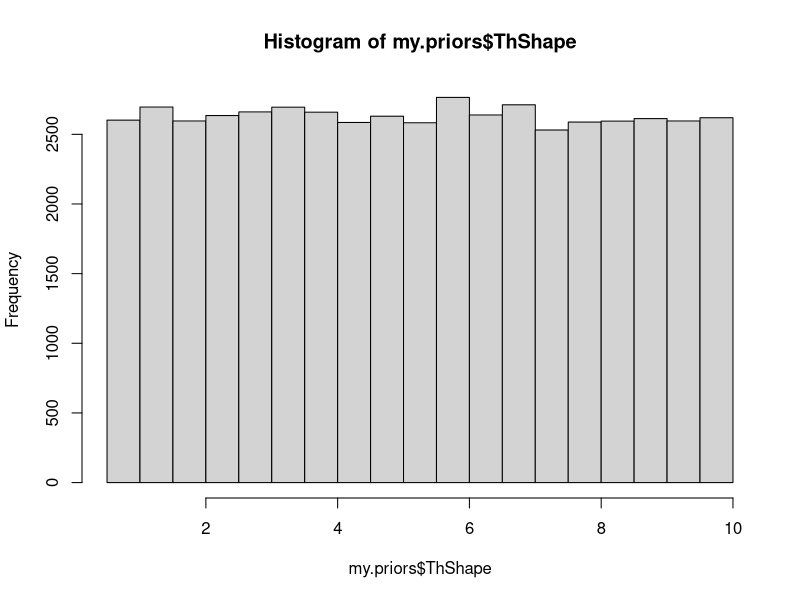
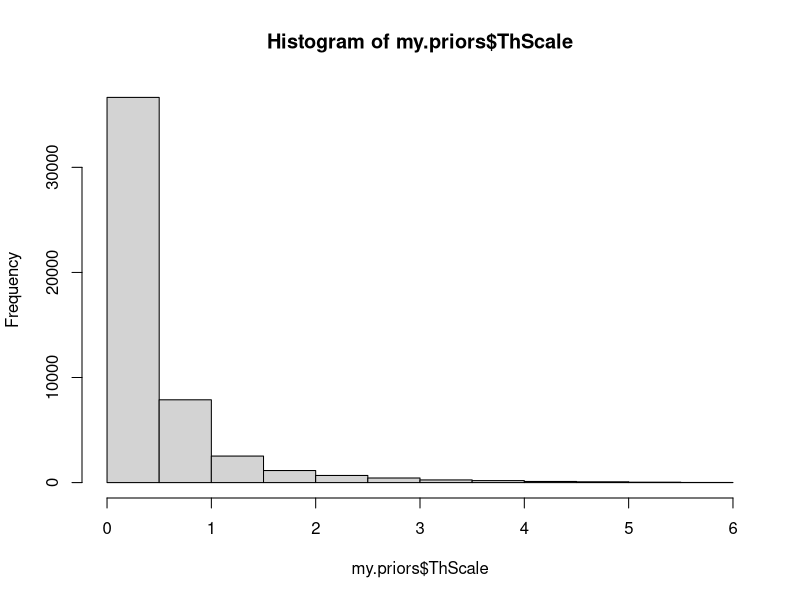

These figures' R source, in order: (Note: this script raises an error after producing the figures.)
n.priors <- 50000

# Use a Gamma distribution for handling times, thus Shape and Scale
my.priors <- data.frame(ThShape = rep(0, n.priors), ThScale = rep(0, n.priors), Td = rep(0, n.priors)) 
for (rr in 1:n.priors) {
  print(rr)
  ThShape <- runif(1, 0.5, 10)
  ThMean <- runif(1, 0.001, 3) # Mean handling time shouldn't be less than 0.0347 days = 50 minutes
  ThScale <- ThMean/ThShape
  Td <- runif(1, 0, 25)
  my.priors[rr,1:3] <- c(ThShape, ThScale, Td)
}
hist(my.priors$ThShape)
hist(my.priors$ThScale)
write.table(my.priors, file = "output/Round1_priors.csv", append = FALSE, quote = FALSE, sep = ",", eol = "\n", na = "NA", dec = ".", row.names = FALSE, col.names = TRUE, fileEncoding = "")
#write.table(my.priors, file = paste0("../data_transferred/sampling_params_",model,".csv"), append = FALSE, quote = FALSE, sep = ",", eol = "\n", na = "NA", dec = ".", row.names = FALSE, col.names = TRUE, fileEncoding = "")
summary(my.priors$ThShape*my.priors$ThScale) # Mean handling time

# # Check that it all worked OK
# test <- read.csv(file = "~/Documents/large_data/v04/infData_fixedDD_1000/output_files/infData_fixedDD_1000_sim_cases_001_001.csv")
# hist(test$Th, freq = F); mean(test$Th)
# ThScale=2.42325876135146
# ThShape=5.5735694821924
# hist(rgamma(10000, shape = ThShape, scale = ThScale), border="red", add=T, freq = F)
# 
# test <- read.csv(file = "~/Documents/large_data/v04/infData_fixedDD_1000/output_files/infData_fixedDD_1000_sim_cases_002_001.csv")
# hist(test$Th, freq = F); mean(test$Th)
# ThScale=9.5999389491044
# ThShape=0.945977188763209
# hist(rgamma(10000, shape = ThShape, scale = ThScale), border="red", add=T, freq = F)
# min(test$Th)
# 
# test <- read.csv(file = "~/Documents/large_data/v04/infData_fixedDD_1000/output_files/infData_fixedDD_1000_sim_cases_006_001.csv")
# hist(test$Th, freq = F); mean(test$Th)
# ThScale=7.21694943943294
# ThShape=0.52040371124167
# hist(rgamma(10000, shape = ThShape, scale = ThScale), border="red", add=T, freq = F)
# min(test$Th)
